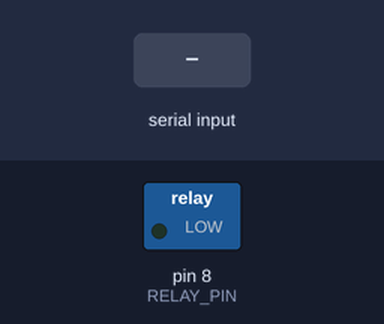
The sketch below on a simulated Arduino Uno, built with avr-gcc and run on an emulated ATmega328P. Shown: switched loads named in the sketch (green lamp = pin HIGH). Inputs (shaded band) come from the test bench. What the sketch prints to the serial monitor is not drawn.

Above: at 1.2 s.
1.3 s: "v" received over Serial
At 1.4 s:
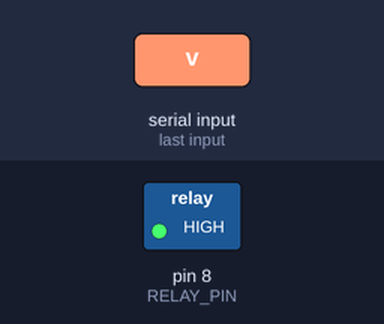
3.0 s: "e" received over Serial
Timing chart, 0 to 6.0 s (numbered marks = the images above; inputs shaded):
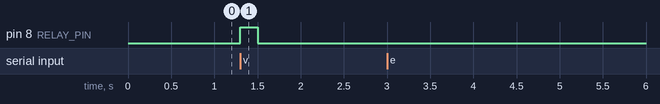

Measured:
- after the input at 1.3 s, pin 8 (RELAY_PIN): LOW → HIGH at once, → LOW 0.20 s later
- after the input at 3.0 s, every drawn part: stays the same

The sketch:

relay_valve.ino
```cpp
const uint8_t RELAY_PIN = 8;  // IN on relay board
const bool RELAY_ACTIVE_LOW = true;

void setValve(bool open) {
  bool energize = open;
  if (RELAY_ACTIVE_LOW) energize = !energize;
  digitalWrite(RELAY_PIN, energize ? LOW : HIGH);
}

void setup() {
  pinMode(RELAY_PIN, OUTPUT);
  setValve(false);  // OFF at boot
  Serial.begin(9600);
  Serial.println(F("Valve OFF. Commands: v=toggle, e=estop"));
}

void loop() {
  if (!Serial.available()) return;
  char c = Serial.read();
  if (c == 'e') { setValve(false); Serial.println(F("ESTOP")); }
  if (c == 'v') { /* demo only — supervisor present */ setValve(true); delay(200); setValve(false); }
}
```
